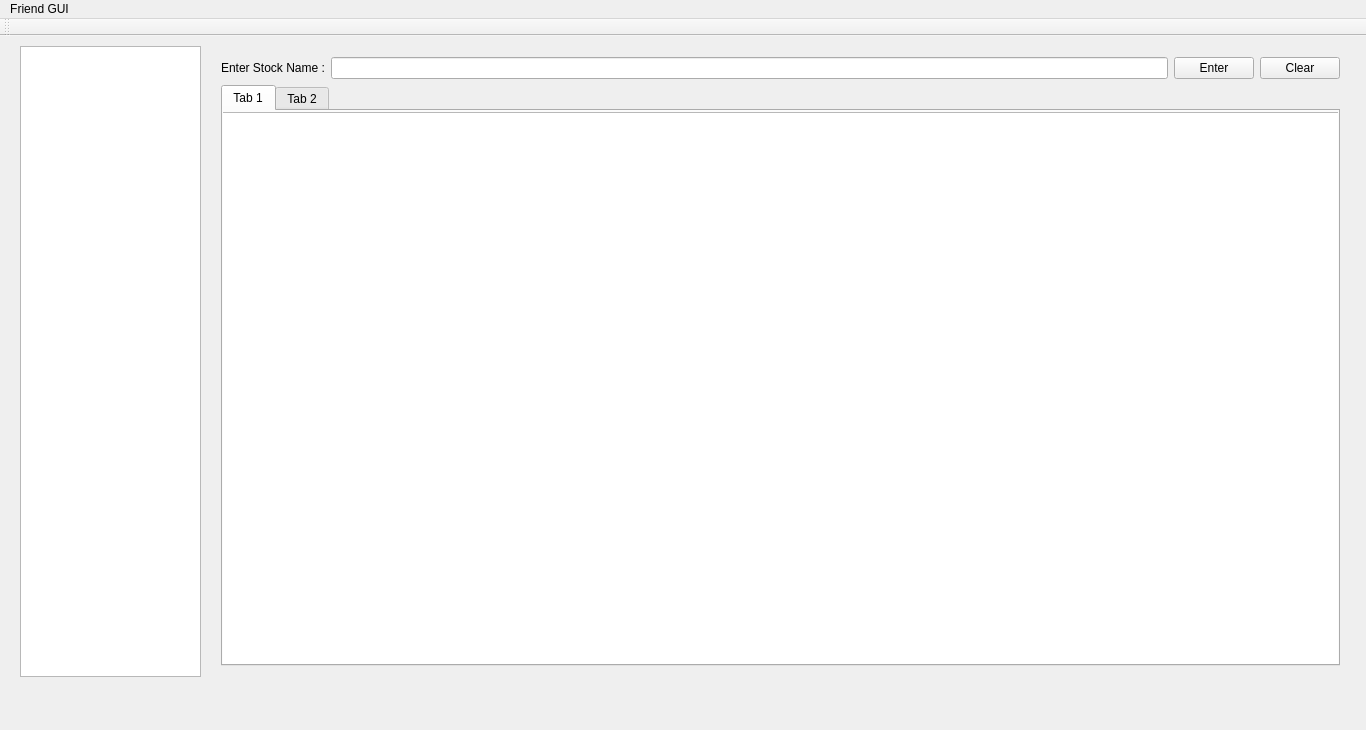
<?xml version="1.0" encoding="UTF-8"?>
<ui version="4.0">
 <class>MainWindow</class>
 <widget class="QMainWindow" name="MainWindow">
  <property name="geometry">
   <rect>
    <x>0</x>
    <y>0</y>
    <width>1366</width>
    <height>730</height>
   </rect>
  </property>
  <property name="windowTitle">
   <string>MainWindow</string>
  </property>
  <widget class="QWidget" name="centralWidget">
   <widget class="QListWidget" name="listWidget">
    <property name="geometry">
     <rect>
      <x>20</x>
      <y>10</y>
      <width>181</width>
      <height>631</height>
     </rect>
    </property>
    <property name="movement">
     <enum>QListView::Free</enum>
    </property>
   </widget>
   <widget class="QWidget" name="layoutWidget">
    <property name="geometry">
     <rect>
      <x>210</x>
      <y>10</y>
      <width>1141</width>
      <height>631</height>
     </rect>
    </property>
    <property name="layoutDirection">
     <enum>Qt::LeftToRight</enum>
    </property>
    <property name="autoFillBackground">
     <bool>false</bool>
    </property>
    <layout class="QVBoxLayout" name="verticalLayout">
     <item>
      <layout class="QHBoxLayout" name="horizontalLayout">
       <item>
        <widget class="QLabel" name="label">
         <property name="text">
          <string>Enter Stock Name :</string>
         </property>
        </widget>
       </item>
       <item>
        <widget class="QLineEdit" name="lineEdit"/>
       </item>
       <item>
        <widget class="QPushButton" name="pushButton_2">
         <property name="text">
          <string>Enter</string>
         </property>
        </widget>
       </item>
       <item>
        <widget class="QPushButton" name="pushButton">
         <property name="text">
          <string>Clear</string>
         </property>
        </widget>
       </item>
      </layout>
     </item>
     <item>
      <widget class="QTabWidget" name="tabWidget">
       <property name="layoutDirection">
        <enum>Qt::LeftToRight</enum>
       </property>
       <property name="autoFillBackground">
        <bool>false</bool>
       </property>
       <property name="currentIndex">
        <number>0</number>
       </property>
       <widget class="QWidget" name="tab">
        <attribute name="title">
         <string>Tab 1</string>
        </attribute>
        <widget class="QGraphicsView" name="graphicsView">
         <property name="geometry">
          <rect>
           <x>-5</x>
           <y>1</y>
           <width>1141</width>
           <height>571</height>
          </rect>
         </property>
         <property name="layoutDirection">
          <enum>Qt::LeftToRight</enum>
         </property>
         <property name="autoFillBackground">
          <bool>false</bool>
         </property>
         <property name="backgroundBrush">
          <brush brushstyle="SolidPattern">
           <color alpha="255">
            <red>0</red>
            <green>0</green>
            <blue>0</blue>
           </color>
          </brush>
         </property>
         <property name="foregroundBrush">
          <brush brushstyle="SolidPattern">
           <color alpha="255">
            <red>0</red>
            <green>0</green>
            <blue>0</blue>
           </color>
          </brush>
         </property>
        </widget>
       </widget>
       <widget class="QWidget" name="tab_2">
        <attribute name="title">
         <string>Tab 2</string>
        </attribute>
       </widget>
      </widget>
     </item>
    </layout>
   </widget>
   <zorder>layoutWidget</zorder>
   <zorder>listWidget</zorder>
  </widget>
  <widget class="QMenuBar" name="menuBar">
   <property name="geometry">
    <rect>
     <x>0</x>
     <y>0</y>
     <width>1366</width>
     <height>21</height>
    </rect>
   </property>
   <widget class="QMenu" name="menuFriend_GUI">
    <property name="title">
     <string>Friend GUI</string>
    </property>
    <addaction name="actionQuit"/>
   </widget>
   <addaction name="menuFriend_GUI"/>
  </widget>
  <widget class="QToolBar" name="mainToolBar">
   <attribute name="toolBarArea">
    <enum>TopToolBarArea</enum>
   </attribute>
   <attribute name="toolBarBreak">
    <bool>false</bool>
   </attribute>
  </widget>
  <action name="actionQuit">
   <property name="text">
    <string>Quit</string>
   </property>
   <property name="statusTip">
    <string>Application Will Exit</string>
   </property>
   <property name="shortcut">
    <string>Ctrl+Q</string>
   </property>
  </action>
 </widget>
 <layoutdefault spacing="6" margin="11"/>
 <resources/>
 <connections>
  <connection>
   <sender>pushButton</sender>
   <signal>clicked()</signal>
   <receiver>lineEdit</receiver>
   <slot>clear()</slot>
   <hints>
    <hint type="sourcelabel">
     <x>661</x>
     <y>56</y>
    </hint>
    <hint type="destinationlabel">
     <x>458</x>
     <y>55</y>
    </hint>
   </hints>
  </connection>
 </connections>
</ui>
